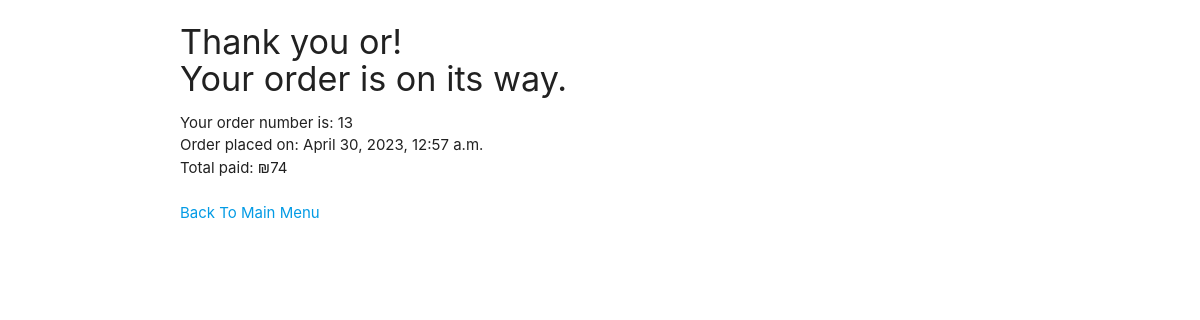
The page /menu/thank-you/ (signed in) on the database as committed earlier.
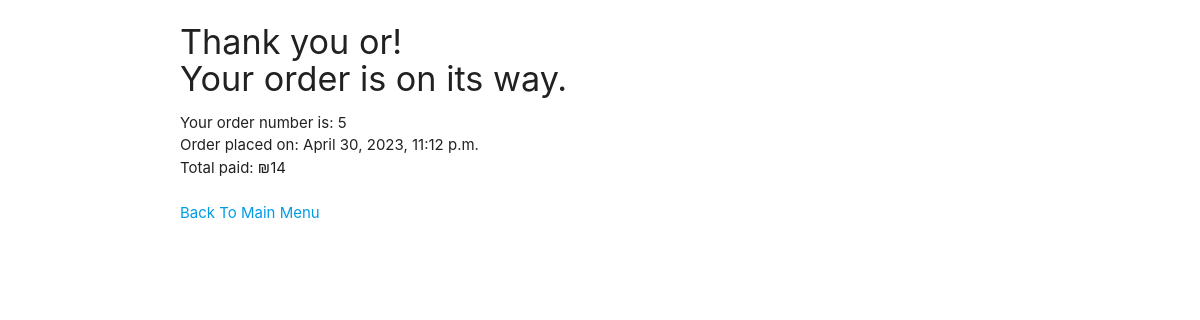
The same page on the database as committed later.
### food_ordering_guest/models.py (models this page shows)
class Delivery(models.Model):
  order = models.OneToOneField(Cart, primary_key=True, on_delete=models.CASCADE)
  is_delivered = models.BooleanField(auto_created=False)
  address = models.CharField(max_length=500)
  comment = models.CharField(max_length=1000)
  created = models.DateTimeField(auto_now_add=True)

### food_ordering_guest/views.py (the view)
# urls.py: path('menu/thank-you/',views.thank_you,name="thank-you"),
@login_required
def thank_you(request):
  delivery= Delivery.objects.all().latest('order_id')
  delivery_items = Items.objects.filter(cart_id = delivery.order_id)
  sum = 0
  for item in delivery_items:
    sum += (item.amount * item.dish.price)
  return render(request,'thank_you.html', {'delivery': delivery, 'sum': sum })

### food_ordering_guest/templates/thank_you.html
{% extends 'layout.html' %}
{% block content %}
  <h4>
    Thank you {{ request.user.username }}!<br>
    Your order is on its way.
  </h4>
  <div>
    <div>Your order number is: {{ delivery.order_id }}</div>
    <div>Order placed on: {{ delivery.created }} </div>
    <div>Total paid: ₪{{ sum }}</div>
  </div>
  <br>
  <a href="{% url 'menu' %}">Back To Main Menu</a>
{% endblock %}

Rows that differ between the two databases and show on the page:
removed Delivery: order_id "13", created "April 30, 2023, 12:57 a.m."
now on this page (row edited): Delivery: order_id "5", created "April 30, 2023, 11:12 p.m."
Other text that changed with them:
{{ sum }}: "74" → "14"
